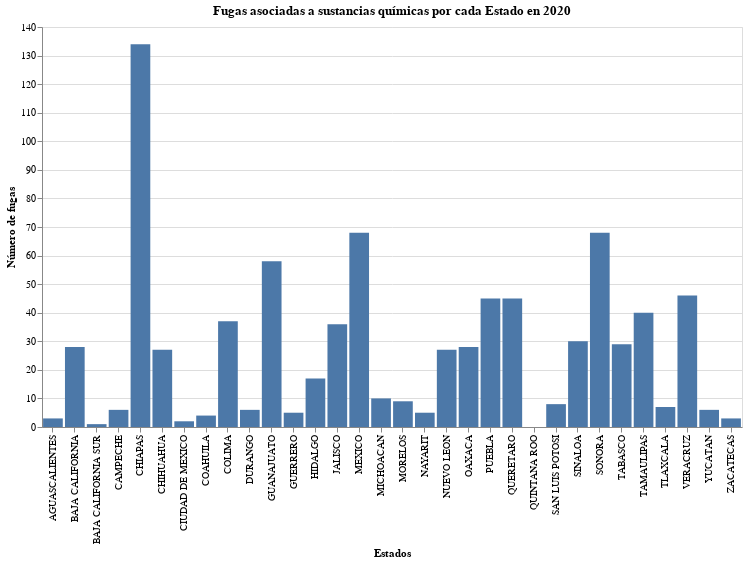

The code cell stored with this chart in its notebook:
### Code cell
gráfico_fugas.properties(
    width = 700,
    height= 400,
    title = "Fugas asociadas a sustancias químicas por cada Estado en 2020"
)

### Figure 1 — Vega-Lite specification as saved in the notebook (floating-point values rounded to 4 significant figures)
{"config": {"view": {"continuousWidth": 400, "continuousHeight": 300}}, "data": {"name": "data-baa258bd6b319023e4b3ffb603cb441b"}, "mark": "bar", "encoding": {"x": {"type": "nominal", "field": "estado", "title": "Estados"}, "y": {"type": "quantitative", "aggregate": "mean", "field": "fuga", "title": "Número de fugas"}}, "height": 400, "title": "Fugas asociadas a sustancias químicas por cada Estado en 2020", "width": 700, "$schema": "https://vega.github.io/schema/vega-lite/v4.8.1.json", "datasets": {"data-baa258bd6b319023e4b3ffb603cb441b": [{"estado": "AGUASCALIENTES", "derrame": 16, "explosion": 2, "fuga": 3, "incendio": 6, "otro": 0}, {"estado": "BAJA CALIFORNIA", "derrame": 112, "explosion": 15, "fuga": 28, "incendio": 33, "otro": 3}, {"estado": "BAJA CALIFORNIA SUR", "derrame": 13, "explosion": 1, "fuga": 1, "incendio": 2, "otro": 0}, {"estado": "CAMPECHE", "derrame": 20, "explosion": 1, "fuga": 6, "incendio": 6, "otro": 0}, {"estado": "CHIAPAS", "derrame": 36, "explosion": 56, "fuga": 134, "incendio": 56, "otro": 5}, {"estado": "CHIHUAHUA", "derrame": 28, "explosion": 20, "fuga": 27, "incendio": 19, "otro": 0}, {"estado": "CIUDAD DE MEXICO", "derrame": 16, "explosion": 2, "fuga": 2, "incendio": 5, "otro": 0}, {"estado": "COAHUILA", "derrame": 20, "explosion": 6, "fuga": 4, "incendio": 4, "otro": 0}, {"estado": "COLIMA", "derrame": 99, "explosion": 22, "fuga": 37, "incendio": 21, "otro": 0}, {"estado": "DURANGO", "derrame": 26, "explosion": 7, "fuga": 6, "incendio": 11, "otro": 0}, {"estado": "GUANAJUATO", "derrame": 1645, "explosion": 38, "fuga": 58, "incendio": 65, "otro": 3}, {"estado": "GUERRERO", "derrame": 18, "explosion": 6, "fuga": 5, "incendio": 7, "otro": 1}, {"estado": "HIDALGO", "derrame": 253, "explosion": 16, "fuga": 17, "incendio": 32, "otro": 0}, {"estado": "JALISCO", "derrame": 167, "explosion": 34, "fuga": 36, "incendio": 51, "otro": 2}, {"estado": "MEXICO", "derrame": 284, "explosion": 111, "fuga": 68, "incendio": 64, "otro": 0}, {"estado": "MICHOACAN", "derrame": 104, "explosion": 28, "fuga": 10, "incendio": 17, "otro": 2}, {"estado": "MORELOS", "derrame": 42, "explosion": 11, "fuga": 9, "incendio": 12, "otro": 1}, {"estado": "NAYARIT", "derrame": 18, "explosion": 3, "fuga": 5, "incendio": 3, "otro": 0}, {"estado": "NUEVO LEON", "derrame": 107, "explosion": 16, "fuga": 27, "incendio": 42, "otro": 0}, {"estado": "OAXACA", "derrame": 137, "explosion": 29, "fuga": 28, "incendio": 7, "otro": 1}, {"estado": "PUEBLA", "derrame": 835, "explosion": 30, "fuga": 45, "incendio": 41, "otro": 0}, {"estado": "QUERETARO", "derrame": 107, "explosion": 15, "fuga": 45, "incendio": 33, "otro": 2}, {"estado": "QUINTANA ROO", "derrame": 12, "explosion": 1, "fuga": 0, "incendio": 1, "otro": 0}, {"estado": "SAN LUIS POTOSI", "derrame": 45, "explosion": 8, "fuga": 8, "incendio": 8, "otro": 1}, {"estado": "SINALOA", "derrame": 113, "explosion": 6, "fuga": 30, "incendio": 18, "otro": 7}, {"estado": "SONORA", "derrame": 118, "explosion": 28, "fuga": 68, "incendio": 17, "otro": 7}, {"estado": "TABASCO", "derrame": 337, "explosion": 17, "fuga": 29, "incendio": 16, "otro": 1}, {"estado": "TAMAULIPAS", "derrame": 284, "explosion": 21, "fuga": 40, "incendio": 36, "otro": 3}, {"estado": "TLAXCALA", "derrame": 89, "explosion": 15, "fuga": 7, "incendio": 10, "otro": 0}, {"estado": "VERACRUZ", "derrame": 487, "explosion": 30, "fuga": 46, "incendio": 50, "otro": 3}, {"estado": "YUCATAN", "derrame": 25, "explosion": 4, "fuga": 6, "incendio": 6, "otro": 1}, {"estado": "ZACATECAS", "derrame": 52, "explosion": 3, "fuga": 3, "incendio": 4, "otro": 0}]}}
